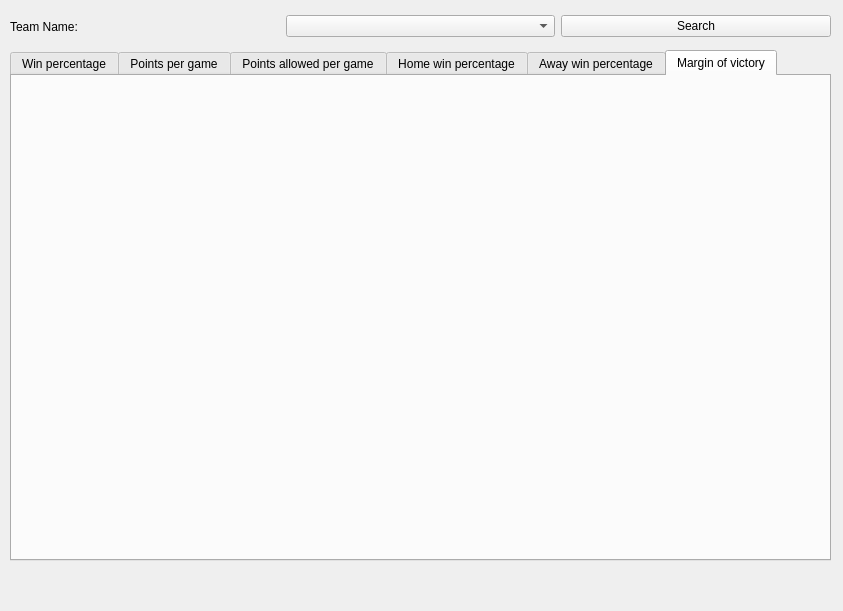
<?xml version="1.0" encoding="UTF-8"?>
<ui version="4.0">
 <class>MainWindow</class>
 <widget class="QMainWindow" name="MainWindow">
  <property name="geometry">
   <rect>
    <x>0</x>
    <y>0</y>
    <width>843</width>
    <height>611</height>
   </rect>
  </property>
  <property name="windowTitle">
   <string>AnalyzeTeam</string>
  </property>
  <widget class="QWidget" name="centralwidget">
   <widget class="QTabWidget" name="tabWidget">
    <property name="geometry">
     <rect>
      <x>10</x>
      <y>50</y>
      <width>821</width>
      <height>511</height>
     </rect>
    </property>
    <property name="currentIndex">
     <number>5</number>
    </property>
    <widget class="QWidget" name="tab">
     <attribute name="title">
      <string>Win percentage</string>
     </attribute>
     <widget class="QWidget" name="verticalLayoutWidget">
      <property name="geometry">
       <rect>
        <x>0</x>
        <y>0</y>
        <width>811</width>
        <height>471</height>
       </rect>
      </property>
      <layout class="QVBoxLayout" name="winPctGraph"/>
     </widget>
     <widget class="QLabel" name="label_3">
      <property name="geometry">
       <rect>
        <x>360</x>
        <y>490</y>
        <width>41</width>
        <height>21</height>
       </rect>
      </property>
      <property name="text">
       <string>Years</string>
      </property>
     </widget>
    </widget>
    <widget class="QWidget" name="tab_2">
     <attribute name="title">
      <string>Points per game</string>
     </attribute>
     <widget class="QWidget" name="verticalLayoutWidget_2">
      <property name="geometry">
       <rect>
        <x>0</x>
        <y>0</y>
        <width>811</width>
        <height>471</height>
       </rect>
      </property>
      <layout class="QVBoxLayout" name="ppgGraph"/>
     </widget>
    </widget>
    <widget class="QWidget" name="tab_3">
     <attribute name="title">
      <string>Points allowed per game</string>
     </attribute>
     <widget class="QWidget" name="verticalLayoutWidget_3">
      <property name="geometry">
       <rect>
        <x>0</x>
        <y>0</y>
        <width>811</width>
        <height>481</height>
       </rect>
      </property>
      <layout class="QVBoxLayout" name="pointsAllowedGraph"/>
     </widget>
    </widget>
    <widget class="QWidget" name="tab_4">
     <attribute name="title">
      <string>Home win percentage</string>
     </attribute>
     <widget class="QWidget" name="verticalLayoutWidget_4">
      <property name="geometry">
       <rect>
        <x>0</x>
        <y>0</y>
        <width>811</width>
        <height>481</height>
       </rect>
      </property>
      <layout class="QVBoxLayout" name="homeWinGraph"/>
     </widget>
    </widget>
    <widget class="QWidget" name="tab_5">
     <attribute name="title">
      <string>Away win percentage</string>
     </attribute>
     <widget class="QWidget" name="verticalLayoutWidget_5">
      <property name="geometry">
       <rect>
        <x>0</x>
        <y>0</y>
        <width>811</width>
        <height>481</height>
       </rect>
      </property>
      <layout class="QVBoxLayout" name="awayWinGraph"/>
     </widget>
    </widget>
    <widget class="QWidget" name="tab_6">
     <attribute name="title">
      <string>Margin of victory</string>
     </attribute>
     <widget class="QWidget" name="verticalLayoutWidget_6">
      <property name="geometry">
       <rect>
        <x>0</x>
        <y>0</y>
        <width>811</width>
        <height>481</height>
       </rect>
      </property>
      <layout class="QVBoxLayout" name="marginVictoryGraph"/>
     </widget>
    </widget>
   </widget>
   <widget class="QWidget" name="layoutWidget">
    <property name="geometry">
     <rect>
      <x>10</x>
      <y>10</y>
      <width>821</width>
      <height>33</height>
     </rect>
    </property>
    <layout class="QHBoxLayout" name="horizontalLayout">
     <item>
      <widget class="QLabel" name="label">
       <property name="text">
        <string>Team Name: </string>
       </property>
      </widget>
     </item>
     <item>
      <widget class="QComboBox" name="teamMenu"/>
     </item>
     <item>
      <widget class="QPushButton" name="search">
       <property name="text">
        <string>Search</string>
       </property>
      </widget>
     </item>
    </layout>
   </widget>
  </widget>
 </widget>
 <resources/>
 <connections/>
</ui>
